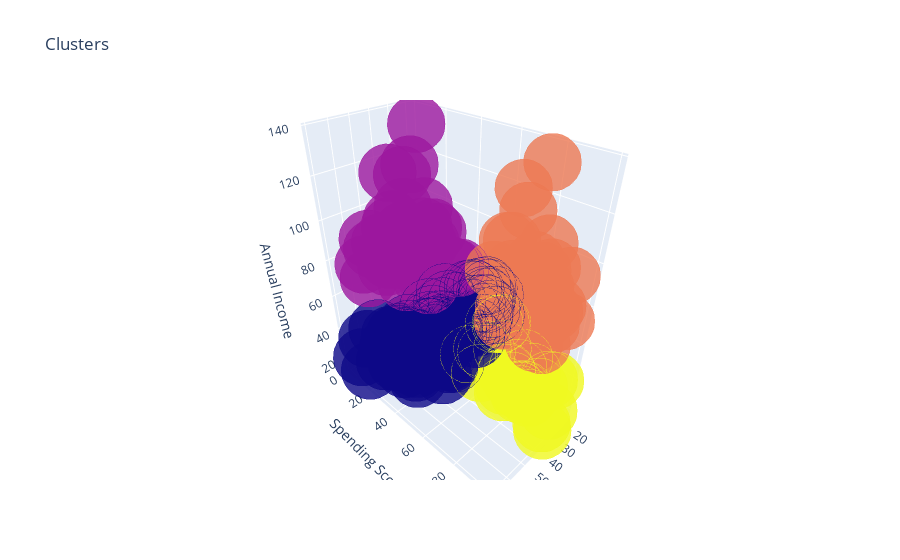

Source (notebook cell):
### Code cell
df['label3'] =  labels3
trace1 = go.Scatter3d(
    x= df['Age'],
    y= df['Spending Score (1-100)'],
    z= df['Annual Income (k$)'],
    mode='markers',
     marker=dict(
        color = df['label3'], 
        size= 20,
        line=dict(
            color= df['label3'],
            width= 12
        ),
        opacity=0.8
     )
)
data = [trace1]
layout = go.Layout(
#     margin=dict(
#         l=0,
#         r=0,
#         b=0,
#         t=0
#     )
    title= 'Clusters',
    scene = dict(
            xaxis = dict(title  = 'Age'),
            yaxis = dict(title  = 'Spending Score'),
            zaxis = dict(title  = 'Annual Income')
        )
)
fig = go.Figure(data=data, layout=layout)
py.offline.iplot(fig)

### Figure 1 — Plotly figure (JSON) as saved in the notebook; plotly's stock layout.template omitted (floating-point values rounded to 4 significant figures; data arrays with more than 128 entries replaced by an {"elided": "..."} marker saying what was removed)
{"data": [{"marker": {"color": {"elided": "200 int values"}, "line": {"color": {"elided": "200 int values"}, "width": 12}, "opacity": 0.8, "size": 20}, "mode": "markers", "type": "scatter3d", "x": {"elided": "200 int values"}, "y": {"elided": "200 int values"}, "z": {"elided": "200 int values"}}], "layout": {"scene": {"xaxis": {"title": {"text": "Age"}}, "yaxis": {"title": {"text": "Spending Score"}}, "zaxis": {"title": {"text": "Annual Income"}}}, "title": {"text": "Clusters"}}}
